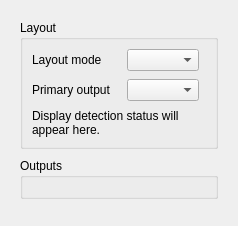
<?xml version="1.0" encoding="UTF-8"?>
<ui version="4.0">
 <class>pageDisplay</class>
 <widget class="QWidget" name="pageDisplay">
  <layout class="QVBoxLayout" name="verticalLayout">
   <item>
    <widget class="QScrollArea" name="scrollArea">
     <property name="frameShape">
      <enum>QFrame::Shape::NoFrame</enum>
     </property>
     <property name="widgetResizable">
      <bool>true</bool>
     </property>
     <widget class="QWidget" name="scrollAreaWidgetContents">
      <layout class="QVBoxLayout" name="verticalLayout_2">
       <property name="spacing">
        <number>9</number>
       </property>
       <item>
        <widget class="QGroupBox" name="groupBox">
         <property name="title">
          <string>Layout</string>
         </property>
         <layout class="QGridLayout" name="gridLayout" columnstretch="0,0,1">
          <property name="horizontalSpacing">
           <number>16</number>
          </property>
          <property name="verticalSpacing">
           <number>8</number>
          </property>
          <item row="0" column="0">
           <widget class="QLabel" name="label">
            <property name="text">
             <string>Layout mode</string>
            </property>
           </widget>
          </item>
          <item row="0" column="1">
           <widget class="QComboBox" name="layoutMode"/>
          </item>
          <item row="1" column="0">
           <widget class="QLabel" name="label_2">
            <property name="text">
             <string>Primary output</string>
            </property>
           </widget>
          </item>
          <item row="1" column="1">
           <widget class="QComboBox" name="primaryOutput"/>
          </item>
          <item row="2" column="0" colspan="2">
           <widget class="QLabel" name="statusLabel">
            <property name="wordWrap">
             <bool>true</bool>
            </property>
            <property name="text">
             <string>Display detection status will appear here.</string>
            </property>
           </widget>
          </item>
          <item row="0" column="2" rowspan="3">
           <spacer name="horizontalSpacer">
            <property name="orientation">
             <enum>Qt::Orientation::Horizontal</enum>
            </property>
           </spacer>
          </item>
         </layout>
        </widget>
       </item>
       <item>
        <widget class="QGroupBox" name="groupBox_2">
         <property name="title">
          <string>Outputs</string>
         </property>
         <layout class="QVBoxLayout" name="outputsLayout"/>
        </widget>
       </item>
       <item>
        <spacer name="verticalSpacer">
         <property name="orientation">
          <enum>Qt::Orientation::Vertical</enum>
         </property>
        </spacer>
       </item>
      </layout>
     </widget>
    </widget>
   </item>
  </layout>
 </widget>
 <resources/>
 <connections/>
</ui>
